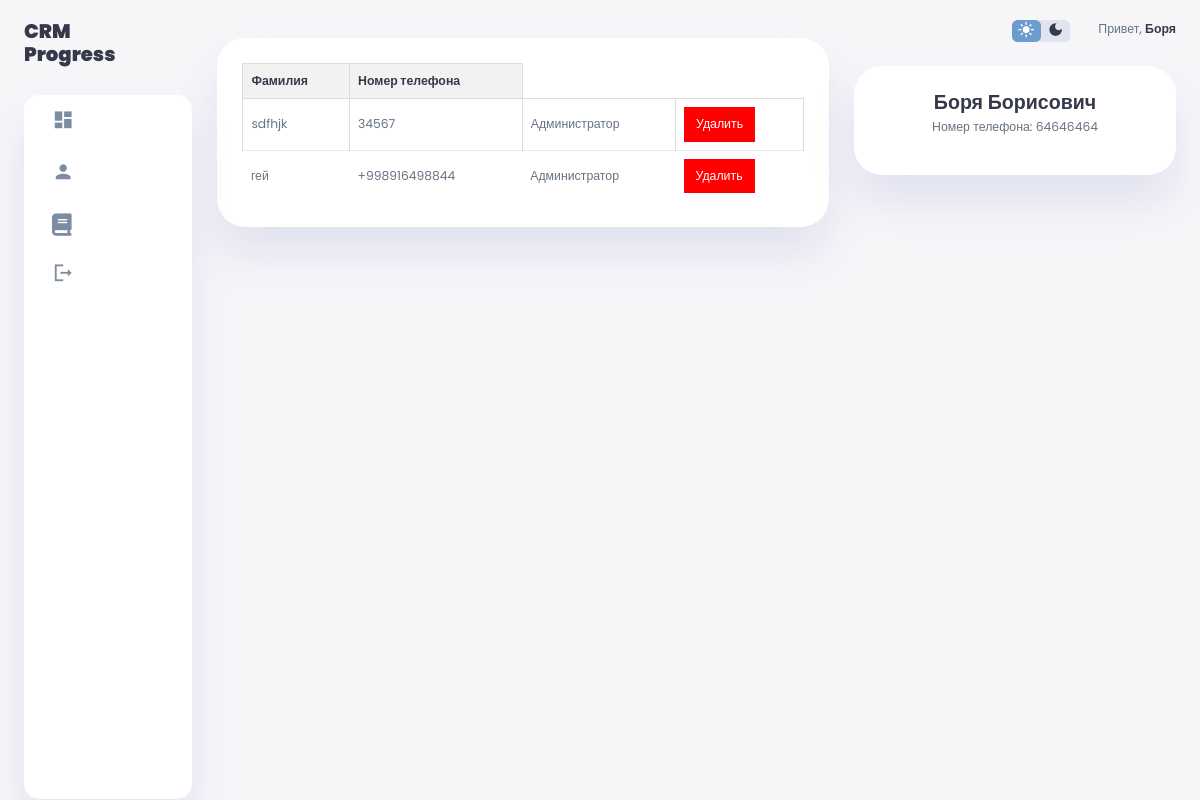
The page /employee_list/ (signed in) on the database its author committed.
### core/models.py (models this page shows, shortened)
class Employee(models.Model):
    class EmployeeStatus(models.TextChoices):
        ADMINISTRATOR = 'admin', 'Администратор'
        TEACHER = 'teacher', 'Учитель'
    user = models.OneToOneField(User, verbose_name='Пользователь', on_delete=models.CASCADE)
    position = models.CharField(choices=EmployeeStatus.choices, max_length=20, verbose_name='Должность')
    phone = models.CharField(verbose_name='Номер телефона', max_length=20, null=True, blank=True)
    specialty = models.ForeignKey(Specialty, verbose_name='Специальность', on_delete=models.CASCADE)
    class Meta:
        verbose_name = 'Сотрудник'
        verbose_name_plural = 'Сотрудники'

class Student(models.Model):
    class StudentStatus(models.TextChoices):
        ACTIVE = 'active' , 'Активный'
        ARCHIVED = 'archived', 'Архивный'
    user = models.OneToOneField(User, verbose_name='Пользователь', on_delete=models.CASCADE)
    status = models.CharField(choices=StudentStatus.choices,  max_length=20, verbose_name='Статус')
    phone = models.CharField(max_length=255, verbose_name='Номер телефона')
    qr_code = models.ImageField(upload_to= 'students_qr/', blank=True)
    code = models.CharField(max_length=20, blank=True)
    class Meta:
        verbose_name = 'Ученик'
        verbose_name_plural = 'Ученики'

### core/views.py (the view)
# urls.py: path('employee_list/', views.employee_list, name='employee_list'),
def employee_list(request):
    employees = Employee.objects.all()
    return render(request, 'employee_list.html', {'employees': employees})

### core/templates/employee_list.html (shortened to what this page needs)
{% extends 'index.html' %}
{% block content %}
<!DOCTYPE html>
<html lang="en">
<head>
</head>
<body>
<div class="new-users">
    <div class="user-list">
        <table>
            <thead>
                <tr>
                    <th>Фамилия</th>
                    <th>Номер телефона</th>
                </tr>
            </thead>
            <tbody>
                {% for employee in employees %}
                <tr>
                    <td>{{ employee.user.last_name }}</td>
                    <td>{{ employee.phone }}</td>
                    <td>{{ employee.get_position_display }}</td>
                    <td>
                        <button type="button" class="delete-button" data-modal-id="modal{{ employee.id }}">Удалить</button>
                    </td>
                </tr>
                {% endfor %}
            </tbody>
        </table>
    </div>
</div>
</body>
</html>
{% endblock %}

### core/templates/index.html (shortened to what this page needs)
{% load static %}
<!DOCTYPE html>
<html lang="en">
<head>
    <link rel="stylesheet" href="https://cdn.jsdelivr.net/npm/bootstrap@4.3.1/dist/css/bootstrap.min.css">
    <link rel="stylesheet" href="{% static 'css/style.css'%}">
</head>
<body>
    {% if not request.user.is_authenticated %}
    <p style="text-align: center; text-align: center;">Вы не вошли в аккаунт</p>
    {% else %}
    <div class="container-custom">
        <aside>
            <div class="toggle">
                <div class="logo-custom">
                    <h2><b>CRM</b><span class="danger"> <br><b>Progress</b></span></h2>
                </div>
            </div>
            <div class="sidebar-custom">
                <a href="{% url 'home' %}" {% if request.path == '/' %} class="active" {% endif %}>
                    <span class="material-icons-sharp">
                    </span>
                </a>
                <a href="{% url 'profile' request.user.id %}" {% if "profile/" in request.path and request.path|slice:'9:' %} class="active" {% endif %}>
                    <span class="material-icons-sharp">
                    </span>
                </a>
                    <a href="{% url 'course_list' %}" {% if request.path == '/course_list' %} class="active" {% endif %}>
                        <span class="material-icons-sharp">
                            <i class="fa-solid fa-book"></i>
                        </span>
                    </a>
                <a href="{% url 'logout' %}">
                    <span class="material-icons-sharp">
                    </span>
                </a>
            </div>
        </aside>
            <main>
                {% block content %}{% endblock %}
            </main>
        <div class="right-section-custom">
            <div class="nav-custom">
                <div class="dark-mode">
                    <span class="material-icons-sharp active">
                    </span>
                    <span class="material-icons-sharp">
                    </span>
                </div>
                <div class="profile">
                    <div class="info">
                        <p>Привет, <b>{{user.first_name}}</b></p>
                    </div>
                </div>
            </div>
            <div class="user-profile-custom">
                <div class="logo-custom">
                    <h2>{{ user.first_name }} {{ user.last_name }}</h2>
                {% if user.employee %}
                    <p>Должность: {{ user.employee.get_position_display }}</p>
                    <p>Номер телефона: {{user.employee.phone}}</p>
                    {% else %}
                    <p>Номер телефона: {{user.student.phone}}</p>
                {% endif %}
                </div>
            </div>
    </div>
    {% endif%}
</body>
</html>

### core/static/css/style.css (style rules this page uses)
:root { --color-primary: #6C9BCF; --color-danger: #FF0060; --color-success: #1B9C85; --color-warning: #F7D060; --color-white: #fff; --color-info-dark: #7d8da1; --color-dark: #363949; --color-light: rgba(132, 139, 200, 0.18); --color-dark-variant: #677483; --color-background: #f6f6f9; --card-border-radius: 2rem; --border-radius-1: 0.4rem; --border-radius-2: 1.2rem; --card-padding: 1.8rem; --padding-1: 1.2rem; --box-shadow: 0 2rem 3rem var(--color-light); }
* { margin: 0; padding: 0; outline: 0; appearance: 0; border: 0; text-decoration: none; box-sizing: border-box; }
html { font-size: 14px; }
body { width: 100vw; height: 100vh; font-family: 'Poppins', sans-serif; font-size: 0.88rem; user-select: none; overflow-x: hidden; color: var(--color-dark); background-color: var(--color-background); }
a { color: var(--color-dark); }
h2 { font-weight: 600; font-size: 1.4rem; }
p { color: var(--color-dark-variant); }
b { color: var(--color-dark); }
.danger { color: var(--color-danger); }
.container-custom { display: grid; width: 96%; margin: 0 auto; gap: 1.8rem; grid-template-columns: 12rem auto 23rem; }
aside { height: 100vh; }
aside .toggle { display: flex; align-items: center; justify-content: space-between; margin-top: 1.4rem; }
aside .toggle .logo-custom { display: flex; gap: 0.5rem; }
aside .sidebar-custom { display: flex; flex-direction: column; background-color: var(--color-white); box-shadow: var(--box-shadow); border-radius: 15px; height: 88vh; position: relative; top: 1.5rem; transition: all 0.3s ease; }
aside .sidebar-custom a { display: flex; align-items: center; color: var(--color-info-dark); height: 3.7rem; gap: 1rem; position: relative; margin-left: 2rem; transition: all 0.3s ease; }
aside .sidebar-custom a span { font-size: 1.6rem; transition: all 0.3s ease; }
aside .sidebar-custom a:last-child { position: absolute; bottom: 2rem; width: 100%; }
main { margin-top: 1.4rem; }
main .new-users { margin-top: 1.3rem; }
main .new-users .user-list { background-color: var(--color-white); padding: var(--card-padding); border-radius: var(--card-border-radius); margin-top: 1rem; box-shadow: var(--box-shadow); display: flex; justify-content: space-around; flex-wrap: wrap; gap: 1.4rem; cursor: pointer; transition: all 0.3s ease; }
main table tbody td { height: 2.8rem; border-bottom: 1px solid var(--color-light); color: var(--color-dark-variant); }
main table tbody tr:last-child td { border: none; }
.right-section-custom { margin-top: 1.4rem; }
.right-section-custom .nav-custom { display: flex; justify-content: end; gap: 2rem; }
.right-section-custom .dark-mode { background-color: var(--color-light); display: flex; justify-content: space-between; align-items: center; height: 1.6rem; width: 4.2rem; cursor: pointer; border-radius: var(--border-radius-1); }
.right-section-custom .dark-mode span { font-size: 1.2rem; width: 50%; height: 100%; display: flex; align-items: center; justify-content: center; }
.right-section-custom .dark-mode span.active { background-color: var(--color-primary); color: white; border-radius: var(--border-radius-1); }
.right-section-custom .nav-custom .profile { display: flex; gap: 2rem; text-align: right; }
.right-section-custom .user-profile-custom { display: flex; justify-content: center; text-align: center; margin-top: 1rem; background-color: var(--color-white); padding: var(--card-padding); border-radius: var(--card-border-radius); box-shadow: var(--box-shadow); cursor: pointer; transition: all 0.3s ease; }
.right-section-custom .user-profile-custom h2 { margin-bottom: 0.2rem; }
@media screen and (max-width: 1200px) { aside .sidebar-custom a { width: 5.6rem; } }
@media screen and (max-width: 1200px) { aside .sidebar-custom a:last-child { position: relative; margin-top: 1.8rem; } }
table { border-collapse: collapse; width: 100%; }
th, td { border: 1px solid #ddd; padding: 8px; text-align: left; }
th { background-color: #f2f2f2; }
.delete-button { background-color: red; color: white; border: none; padding: 8px 12px; cursor: pointer; }
:root { --custom-color-primary: #6C9BCF; }
:root { --bs-primary: var(--custom-color-primary); }

### rows shown on the page
Employee: user.last_name "sdfhjk", phone "34567", position "Администратор"
Employee: user.last_name "гей", phone "+998916498844", position "Администратор"

### other values the page prints
{{ user.first_name }} "Боря"
{{ user.last_name }} "Борисович"
{{ user.student.phone }} "64646464"
